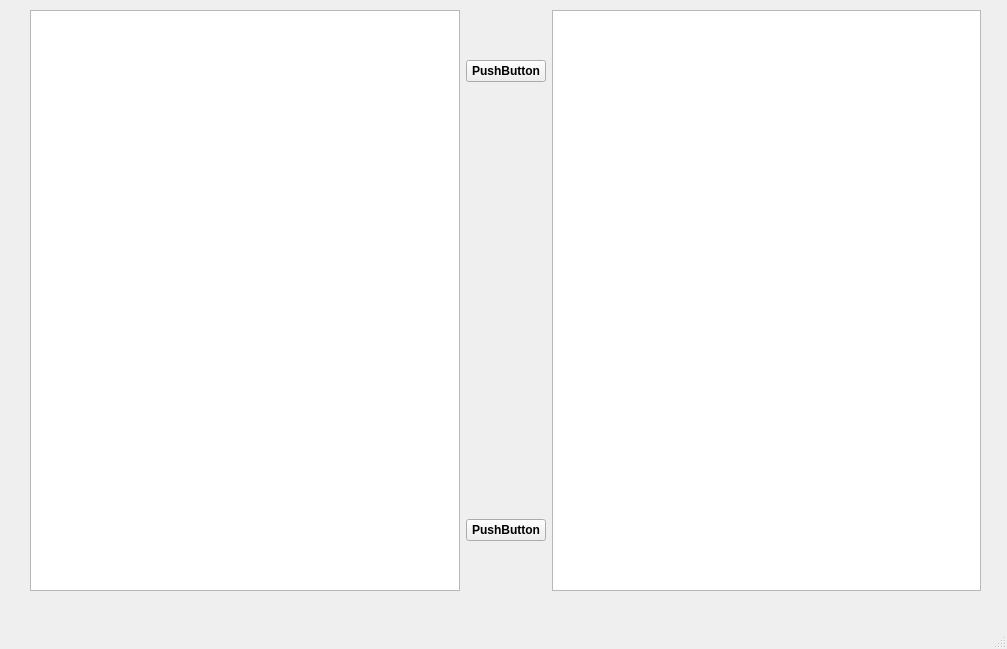
<?xml version="1.0" encoding="UTF-8"?>
<ui version="4.0">
 <class>MainWindow</class>
 <widget class="QMainWindow" name="MainWindow">
  <property name="geometry">
   <rect>
    <x>0</x>
    <y>0</y>
    <width>1007</width>
    <height>649</height>
   </rect>
  </property>
  <property name="windowTitle">
   <string>MainWindow</string>
  </property>
  <widget class="QWidget" name="centralwidget">
   <widget class="QWidget" name="horizontalLayoutWidget">
    <property name="geometry">
     <rect>
      <x>30</x>
      <y>10</y>
      <width>951</width>
      <height>581</height>
     </rect>
    </property>
    <layout class="QHBoxLayout" name="horizontalLayout">
     <item>
      <widget class="QListWidget" name="listWidget">
       <property name="font">
        <font>
         <weight>75</weight>
         <bold>true</bold>
        </font>
       </property>
       <property name="selectionMode">
        <enum>QAbstractItemView::MultiSelection</enum>
       </property>
      </widget>
     </item>
     <item>
      <layout class="QVBoxLayout" name="verticalLayout" stretch="0,0,0">
       <property name="spacing">
        <number>0</number>
       </property>
       <property name="topMargin">
        <number>50</number>
       </property>
       <property name="bottomMargin">
        <number>50</number>
       </property>
       <item>
        <widget class="QPushButton" name="button2">
         <property name="font">
          <font>
           <weight>75</weight>
           <bold>true</bold>
          </font>
         </property>
         <property name="text">
          <string>PushButton</string>
         </property>
        </widget>
       </item>
       <item>
        <widget class="QLabel" name="label">
         <property name="text">
          <string/>
         </property>
        </widget>
       </item>
       <item>
        <widget class="QPushButton" name="button1">
         <property name="font">
          <font>
           <weight>75</weight>
           <bold>true</bold>
          </font>
         </property>
         <property name="text">
          <string>PushButton</string>
         </property>
        </widget>
       </item>
      </layout>
     </item>
     <item>
      <widget class="QListWidget" name="listWidget_2">
       <property name="font">
        <font>
         <weight>75</weight>
         <bold>true</bold>
        </font>
       </property>
       <property name="selectionMode">
        <enum>QAbstractItemView::MultiSelection</enum>
       </property>
      </widget>
     </item>
    </layout>
   </widget>
  </widget>
  <widget class="QMenuBar" name="menubar">
   <property name="geometry">
    <rect>
     <x>0</x>
     <y>0</y>
     <width>1007</width>
     <height>25</height>
    </rect>
   </property>
  </widget>
  <widget class="QStatusBar" name="statusbar"/>
 </widget>
 <resources/>
 <connections/>
</ui>
